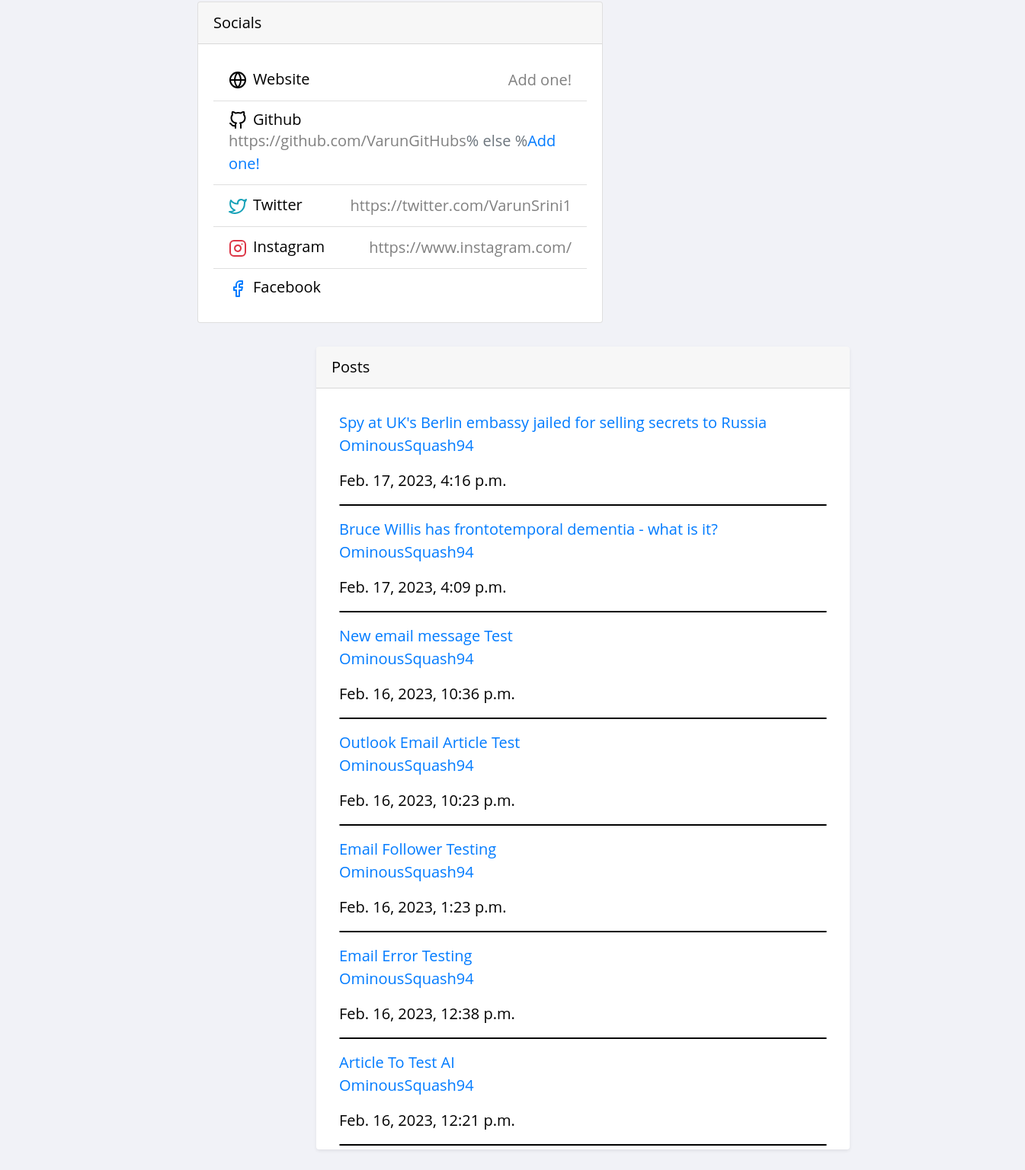
The page /profile/1 (lower part) on the database as committed earlier.
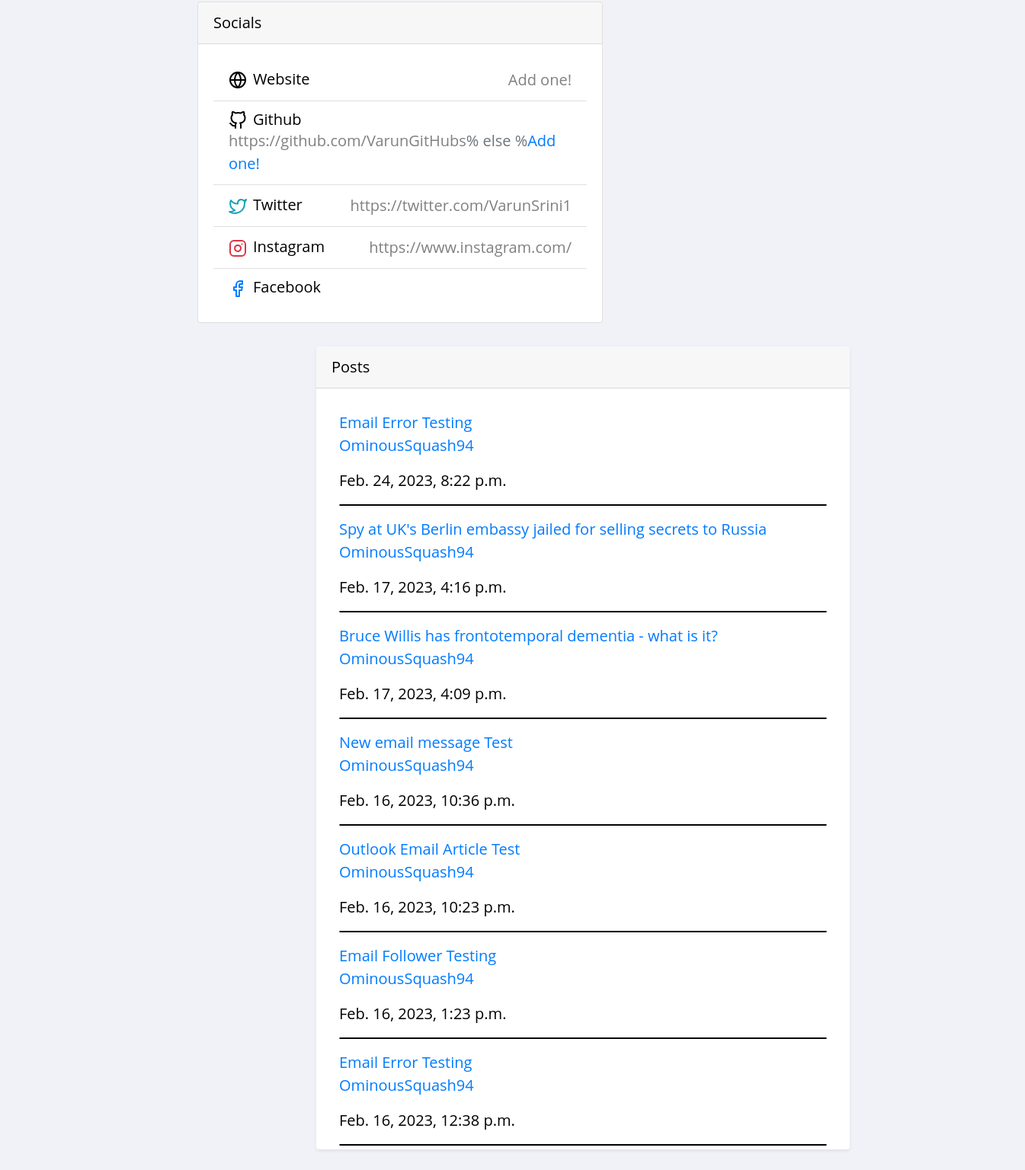
The same page on the database as committed later.
### theblog/models.py (models this page shows, shortened)
class Post(models.Model):
	title = models.CharField(max_length = 255) # Title Field
	author = models.ForeignKey(User, on_delete = models.CASCADE) # Deletes blog posts for a user if they delete account
	header_image = models.ImageField(null = True, blank = True, upload_to = 'uploads/images', default = None)
	body = RichTextField(blank= True, null = True)
	date_published = models.DateTimeField(auto_now_add = True) # Automatically adds the date
	likes = models.ManyToManyField(User, related_name ='blog_post') # Updating count of the upvotes
	tags = models.CharField(max_length = 255, default = 'Coding') # List of tags from the Tag table
	snippet  = models.CharField(max_length = 300, default = 'Article Snippet') # Article Snippet field to display on screen
	number_likes = models.IntegerField(default = 0)

### theblog/views.py (the view)
# urls.py: path('profile/<int:pk>', ProfileView.as_view(), name = 'profile'),
class ProfileView(View):
	def get(self, request, pk, *args, **kwargs):
		profile = UserProfile.objects.get(pk = pk)
		user = profile.user
		posts = Post.objects.filter(author = user).order_by('-date_published')
		followers = profile.followers.all()
		is_following = False
		num_followers = len(followers)
		if num_followers == 0:
			is_following = False
		else:
			for follower in followers:
				if follower == request.user:
					is_following = True
		context = {
			'user':user,
			'profile':profile,
			'posts':posts,
			'num_followers':num_followers,
			'is_following':is_following
		}
		return render(request, 'user_profile.html', context)

### theblog/templates/user_profile.html (shortened to what this page needs)
{% extends 'base.html' %}
{% load bootstrap_icons %}
{% load static %}
{% block extrahead %}
	<link rel="stylesheet" href="{% static 'theblog/profile.css' %}">
	<link rel="stylesheet" href="https://cdnjs.cloudflare.com/ajax/libs/font-awesome/4.7.0/css/font-awesome.min.css">
{% endblock %}
{% block content %}
<!DOCTYPE html>
<html lang="en">
<head>
</head>
<body>
</body>
</html>
<body>
	<div class = "all">
	<div class="profile_info">
		<div class = 'socials'>
			<div class="card mb-3" style="width: 532px; position: relative; right: 16px; top: 35px;">
				<div class="card-header">Socials</div>
				<div class="card-body">
					<ul class="list-group list-group-flush">
                  <li class="list-group-item d-flex justify-content-between align-items-center flex-wrap">
                    <h5 class="mb-0">Website</h5>
                    <span class="text-secondary">{% if profile.website %}<a href="{{ profile.website }}" target="_blank" style="color:gray;">{{ profile.website }}</a>{% else %}
                    <a href="{% url 'edit-profile' profile.pk %}" style="color:grey;">Add one!</a>{% endif %}</span>
                  </li>
                  <li class="list-group-item d-flex justify-content-between align-items-center flex-wrap">
                    <h5 class="mb-0">Github</h5>
                    <span class="text-secondary">{% if profile.GitHub %}<a href="{{ profile.GitHub }}" target="_blank" style="color:gray;">{{ profile.GitHub }}</a>% else %<a href="{% url 'edit-profile' profile.pk %}">Add one!</a>{% endif %}</span>
                  </li>
                  <li class="list-group-item d-flex justify-content-between align-items-center flex-wrap">
                    <h5 class="mb-0">Twitter</h5>
                    <span class="text-secondary">{% if profile.Twitter %}<a href="{{ profile.Twitter }}" target="_blank" style="color:gray;">{{ profile.Twitter }}</a>{% endif %}</span>
                  </li>
                  <li class="list-group-item d-flex justify-content-between align-items-center flex-wrap">
                    <h5 class="mb-0">Instagram</h5>
                    <span class="text-secondary">{% if profile.Instagram %}<a href="{{ profile.Instagram }}" target="_blank" style="color: gray;">{{ profile.Instagram }}</a>{% endif %}</span>
                  </li>
                  <li class="list-group-item d-flex justify-content-between align-items-center flex-wrap">
                    <h5 class="mb-0">Facebook</h5>
                  </li>
                </ul>
				</div>
			</div>
	</div>
</div>
	<div class = 'shadow-sm post_section' style="border-radius: 4px;">
		<div class = 'card-header' style="position: relative; top: -30px; width: 800px; right: 30px;">Posts</div>
		{% for post in posts %}
			<a href="{% url 'article-detail' post.pk %}">{{ post.title }}</a>
			<p><a style = 'text-decoration: none' class = 'text-primary' href="{% url 'profile' post.author.profile.pk %}">{{ post.author }}</a></p>
			<p>{{ post.date_published }}</p>
			<hr>
		{% endfor %}
	</div>
</div>
</div>
</body>
{% endblock %}

Rows that differ between the two databases and show on the page:
no longer on this page (row unchanged): Post: title "Article To Test AI", author "OminousSquash94", date_published "Feb. 16, 2023, 12:21 p.m."
added Post: title "Email Error Testing", author "OminousSquash94", date_published "Feb. 24, 2023, 8:22 p.m."
